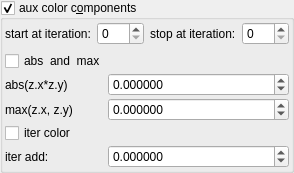
    <widget class="MyGroupBox" name="groupCheck_fold_color_aux_color_enabled">
     <property name="title">
      <string>aux color c&amp;omponents</string>
     </property>
     <property name="checkable">
      <bool>true</bool>
     </property>
     <layout class="QVBoxLayout" name="verticalLayout_12">
      <property name="leftMargin">
       <number>2</number>
      </property>
      <property name="topMargin">
       <number>2</number>
      </property>
      <property name="rightMargin">
       <number>2</number>
      </property>
      <property name="bottomMargin">
       <number>2</number>
      </property>
      <item>
       <layout class="QHBoxLayout" name="horizontalLayout_23" stretch="0,1,0,1">
        <item>
         <widget class="QLabel" name="label_103">
          <property name="text">
           <string>start at iteration:</string>
          </property>
         </widget>
        </item>
        <item>
         <widget class="MySpinBox" name="spinboxInt_fold_color_start_iterations_A">
          <property name="sizePolicy">
           <sizepolicy hsizetype="Minimum" vsizetype="Maximum">
            <horstretch>0</horstretch>
            <verstretch>0</verstretch>
           </sizepolicy>
          </property>
          <property name="minimum">
           <number>0</number>
          </property>
          <property name="maximum">
           <number>999</number>
          </property>
          <property name="value">
           <number>0</number>
          </property>
         </widget>
        </item>
        <item>
         <widget class="QLabel" name="label_75">
          <property name="text">
           <string>stop at iteration:</string>
          </property>
         </widget>
        </item>
        <item>
         <widget class="MySpinBox" name="spinboxInt_fold_color_stop_iterations_A">
          <property name="sizePolicy">
           <sizepolicy hsizetype="Preferred" vsizetype="Maximum">
            <horstretch>0</horstretch>
            <verstretch>0</verstretch>
           </sizepolicy>
          </property>
          <property name="maximum">
           <number>999</number>
          </property>
         </widget>
        </item>
       </layout>
      </item>
      <item>
       <layout class="QGridLayout" name="gridLayout_17" columnstretch="0,1">
        <property name="spacing">
         <number>2</number>
        </property>
        <item row="1" column="1">
         <widget class="MyDoubleSpinBox" name="spinbox4_fold_color_difs_0000_x">
          <property name="sizePolicy">
           <sizepolicy hsizetype="Minimum" vsizetype="Maximum">
            <horstretch>0</horstretch>
            <verstretch>0</verstretch>
           </sizepolicy>
          </property>
          <property name="prefix">
           <string/>
          </property>
          <property name="suffix">
           <string/>
          </property>
          <property name="decimals">
           <number>6</number>
          </property>
          <property name="minimum">
           <double>-100.000000000000000</double>
          </property>
          <property name="maximum">
           <double>100.000000000000000</double>
          </property>
          <property name="singleStep">
           <double>0.100000000000000</double>
          </property>
         </widget>
        </item>
        <item row="2" column="0">
         <widget class="QLabel" name="label_57">
          <property name="text">
           <string>max(z.x, z.y)</string>
          </property>
         </widget>
        </item>
        <item row="3" column="0">
         <widget class="MyCheckBox" name="checkBox_fold_color_aux_color_enabledA">
          <property name="text">
           <string>iter color</string>
          </property>
         </widget>
        </item>
        <item row="2" column="1">
         <widget class="MyDoubleSpinBox" name="spinbox4_fold_color_difs_0000_y">
          <property name="sizePolicy">
           <sizepolicy hsizetype="Minimum" vsizetype="Maximum">
            <horstretch>0</horstretch>
            <verstretch>0</verstretch>
           </sizepolicy>
          </property>
          <property name="prefix">
           <string/>
          </property>
          <property name="suffix">
           <string/>
          </property>
          <property name="decimals">
           <number>6</number>
          </property>
          <property name="minimum">
           <double>-100.000000000000000</double>
          </property>
          <property name="maximum">
           <double>100.000000000000000</double>
          </property>
          <property name="singleStep">
           <double>0.100000000000000</double>
          </property>
         </widget>
        </item>
        <item row="4" column="0">
         <widget class="QLabel" name="label_19">
          <property name="text">
           <string>iter add:</string>
          </property>
         </widget>
        </item>
        <item row="1" column="0">
         <widget class="QLabel" name="label_58">
          <property name="text">
           <string>abs(z.x*z.y)</string>
          </property>
         </widget>
        </item>
        <item row="0" column="0">
         <widget class="MyCheckBox" name="checkBox_fold_color_aux_color_enabled_false">
          <property name="text">
           <string>abs  and  max</string>
          </property>
         </widget>
        </item>
        <item row="4" column="1">
         <widget class="MyDoubleSpinBox" name="spinbox_fold_color_difs1">
          <property name="sizePolicy">
           <sizepolicy hsizetype="Minimum" vsizetype="Maximum">
            <horstretch>0</horstretch>
            <verstretch>0</verstretch>
           </sizepolicy>
          </property>
          <property name="prefix">
           <string/>
          </property>
          <property name="suffix">
           <string/>
          </property>
          <property name="decimals">
           <number>6</number>
          </property>
          <property name="minimum">
           <double>-100.000000000000000</double>
          </property>
          <property name="maximum">
           <double>100.000000000000000</double>
          </property>
          <property name="singleStep">
           <double>0.100000000000000</double>
          </property>
         </widget>
        </item>
       </layout>
      </item>
     </layout>
    </widget>
